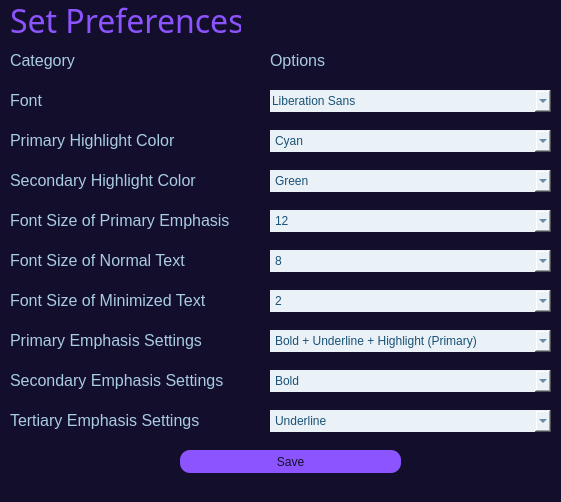
<?xml version="1.0" encoding="UTF-8"?>
<ui version="4.0">
 <class>MainWindow</class>
 <widget class="QMainWindow" name="MainWindow">
  <property name="geometry">
   <rect>
    <x>0</x>
    <y>0</y>
    <width>561</width>
    <height>502</height>
   </rect>
  </property>
  <property name="windowTitle">
   <string>MainWindow</string>
  </property>
  <property name="styleSheet">
   <string notr="true">background-color: #130e2c;
border-radius: 15px;</string>
  </property>
  <widget class="QWidget" name="centralwidget">
   <widget class="QComboBox" name="primary_highlight_box">
    <property name="geometry">
     <rect>
      <x>270</x>
      <y>130</y>
      <width>281</width>
      <height>22</height>
     </rect>
    </property>
    <property name="styleSheet">
     <string notr="true">background-color: rgb(234, 242, 248);
color: rgb(26, 82, 118);
</string>
    </property>
    <item>
     <property name="text">
      <string>Cyan</string>
     </property>
    </item>
    <item>
     <property name="text">
      <string>Green</string>
     </property>
    </item>
    <item>
     <property name="text">
      <string>Magenta</string>
     </property>
    </item>
    <item>
     <property name="text">
      <string>Blue</string>
     </property>
    </item>
    <item>
     <property name="text">
      <string>Purple</string>
     </property>
    </item>
    <item>
     <property name="text">
      <string>Yellow</string>
     </property>
    </item>
   </widget>
   <widget class="QLabel" name="options_label">
    <property name="geometry">
     <rect>
      <x>270</x>
      <y>50</y>
      <width>281</width>
      <height>21</height>
     </rect>
    </property>
    <property name="styleSheet">
     <string notr="true">color: rgb(169, 204, 227);
font-size: 12pt;</string>
    </property>
    <property name="text">
     <string>Options</string>
    </property>
   </widget>
   <widget class="QLabel" name="set_preferences_label">
    <property name="geometry">
     <rect>
      <x>10</x>
      <y>0</y>
      <width>231</width>
      <height>41</height>
     </rect>
    </property>
    <property name="font">
     <font>
      <family>Segoe UI Semilight</family>
      <pointsize>24</pointsize>
      <weight>50</weight>
      <italic>false</italic>
      <bold>false</bold>
     </font>
    </property>
    <property name="styleSheet">
     <string notr="true">font: 24pt &quot;Segoe UI Semilight&quot;;
color: rgb(140, 84, 255)</string>
    </property>
    <property name="text">
     <string>Set Preferences:</string>
    </property>
   </widget>
   <widget class="QComboBox" name="primary_emphasis_box">
    <property name="geometry">
     <rect>
      <x>270</x>
      <y>330</y>
      <width>281</width>
      <height>22</height>
     </rect>
    </property>
    <property name="styleSheet">
     <string notr="true">background-color: rgb(234, 242, 248);
color: rgb(26, 82, 118);
</string>
    </property>
    <item>
     <property name="text">
      <string>Bold + Underline + Highlight (Primary)</string>
     </property>
    </item>
    <item>
     <property name="text">
      <string>Bold + Underline + Highlight (Primary) + Italicized</string>
     </property>
    </item>
    <item>
     <property name="text">
      <string>Bold + Underline + Italicized</string>
     </property>
    </item>
    <item>
     <property name="text">
      <string>Bold + Underline</string>
     </property>
    </item>
    <item>
     <property name="text">
      <string>Bold</string>
     </property>
    </item>
    <item>
     <property name="text">
      <string>Underline</string>
     </property>
    </item>
    <item>
     <property name="text">
      <string>Italicized</string>
     </property>
    </item>
   </widget>
   <widget class="QComboBox" name="font_size_cut_box">
    <property name="geometry">
     <rect>
      <x>270</x>
      <y>210</y>
      <width>281</width>
      <height>22</height>
     </rect>
    </property>
    <property name="styleSheet">
     <string notr="true">background-color: rgb(234, 242, 248);
color: rgb(26, 82, 118);
</string>
    </property>
    <item>
     <property name="text">
      <string>12</string>
     </property>
    </item>
    <item>
     <property name="text">
      <string>2</string>
     </property>
    </item>
    <item>
     <property name="text">
      <string>4</string>
     </property>
    </item>
    <item>
     <property name="text">
      <string>6</string>
     </property>
    </item>
    <item>
     <property name="text">
      <string>8</string>
     </property>
    </item>
    <item>
     <property name="text">
      <string>10</string>
     </property>
    </item>
    <item>
     <property name="text">
      <string>11</string>
     </property>
    </item>
    <item>
     <property name="text">
      <string>14</string>
     </property>
    </item>
    <item>
     <property name="text">
      <string>16</string>
     </property>
    </item>
   </widget>
   <widget class="QPushButton" name="save_button">
    <property name="geometry">
     <rect>
      <x>180</x>
      <y>450</y>
      <width>221</width>
      <height>23</height>
     </rect>
    </property>
    <property name="styleSheet">
     <string notr="true">background-color: rgb(140, 84, 255);
color: #130e2c;
border-radius:10px;

</string>
    </property>
    <property name="text">
     <string>Save</string>
    </property>
   </widget>
   <widget class="QLabel" name="category_label">
    <property name="geometry">
     <rect>
      <x>10</x>
      <y>50</y>
      <width>241</width>
      <height>21</height>
     </rect>
    </property>
    <property name="styleSheet">
     <string notr="true">color: rgb(169, 204, 227);
font-size: 12pt;</string>
    </property>
    <property name="text">
     <string>Category</string>
    </property>
   </widget>
   <widget class="QLabel" name="font_label">
    <property name="geometry">
     <rect>
      <x>10</x>
      <y>90</y>
      <width>241</width>
      <height>21</height>
     </rect>
    </property>
    <property name="styleSheet">
     <string notr="true">color: rgb(169, 204, 227);
font-size: 12pt;</string>
    </property>
    <property name="text">
     <string>Font</string>
    </property>
   </widget>
   <widget class="QLabel" name="primary_highlight_label">
    <property name="geometry">
     <rect>
      <x>10</x>
      <y>130</y>
      <width>241</width>
      <height>21</height>
     </rect>
    </property>
    <property name="styleSheet">
     <string notr="true">color: rgb(169, 204, 227);
font-size: 12pt;</string>
    </property>
    <property name="text">
     <string>Primary Highlight Color</string>
    </property>
   </widget>
   <widget class="QLabel" name="font_size_cut_label">
    <property name="geometry">
     <rect>
      <x>10</x>
      <y>210</y>
      <width>241</width>
      <height>21</height>
     </rect>
    </property>
    <property name="styleSheet">
     <string notr="true">color: rgb(169, 204, 227);
font-size: 12pt;</string>
    </property>
    <property name="text">
     <string>Font Size of Primary Emphasis</string>
    </property>
   </widget>
   <widget class="QLabel" name="font_size_normal_label">
    <property name="geometry">
     <rect>
      <x>10</x>
      <y>250</y>
      <width>241</width>
      <height>21</height>
     </rect>
    </property>
    <property name="styleSheet">
     <string notr="true">color: rgb(169, 204, 227);
font-size: 12pt;</string>
    </property>
    <property name="text">
     <string>Font Size of Normal Text</string>
    </property>
   </widget>
   <widget class="QLabel" name="font_size_min_label">
    <property name="geometry">
     <rect>
      <x>10</x>
      <y>290</y>
      <width>241</width>
      <height>21</height>
     </rect>
    </property>
    <property name="styleSheet">
     <string notr="true">color: rgb(169, 204, 227);
font-size: 12pt;</string>
    </property>
    <property name="text">
     <string>Font Size of Minimized Text</string>
    </property>
   </widget>
   <widget class="QLabel" name="primary_emphasis_label">
    <property name="geometry">
     <rect>
      <x>10</x>
      <y>330</y>
      <width>241</width>
      <height>21</height>
     </rect>
    </property>
    <property name="styleSheet">
     <string notr="true">color: rgb(169, 204, 227);
font-size: 12pt;</string>
    </property>
    <property name="text">
     <string>Primary Emphasis Settings</string>
    </property>
   </widget>
   <widget class="QLabel" name="secondary_emphasis_label">
    <property name="geometry">
     <rect>
      <x>10</x>
      <y>370</y>
      <width>241</width>
      <height>21</height>
     </rect>
    </property>
    <property name="styleSheet">
     <string notr="true">color: rgb(169, 204, 227);
font-size: 12pt;</string>
    </property>
    <property name="text">
     <string>Secondary Emphasis Settings</string>
    </property>
   </widget>
   <widget class="QLabel" name="tertiary_emphasis_label">
    <property name="geometry">
     <rect>
      <x>10</x>
      <y>410</y>
      <width>241</width>
      <height>21</height>
     </rect>
    </property>
    <property name="styleSheet">
     <string notr="true">color: rgb(169, 204, 227);
font-size: 12pt;</string>
    </property>
    <property name="text">
     <string>Tertiary Emphasis Settings</string>
    </property>
   </widget>
   <widget class="QLabel" name="secondary_highlight_label">
    <property name="geometry">
     <rect>
      <x>10</x>
      <y>170</y>
      <width>241</width>
      <height>21</height>
     </rect>
    </property>
    <property name="styleSheet">
     <string notr="true">color: rgb(169, 204, 227);
font-size: 12pt;</string>
    </property>
    <property name="text">
     <string>Secondary Highlight Color</string>
    </property>
   </widget>
   <widget class="QComboBox" name="secondary_highlight_box">
    <property name="geometry">
     <rect>
      <x>270</x>
      <y>170</y>
      <width>281</width>
      <height>22</height>
     </rect>
    </property>
    <property name="styleSheet">
     <string notr="true">background-color: rgb(234, 242, 248);
color: rgb(26, 82, 118);
</string>
    </property>
    <item>
     <property name="text">
      <string>Green</string>
     </property>
    </item>
    <item>
     <property name="text">
      <string>Cyan</string>
     </property>
    </item>
    <item>
     <property name="text">
      <string>Magenta</string>
     </property>
    </item>
    <item>
     <property name="text">
      <string>Blue</string>
     </property>
    </item>
    <item>
     <property name="text">
      <string>Purple</string>
     </property>
    </item>
    <item>
     <property name="text">
      <string>Yellow</string>
     </property>
    </item>
   </widget>
   <widget class="QComboBox" name="font_size_normal_box">
    <property name="geometry">
     <rect>
      <x>270</x>
      <y>250</y>
      <width>281</width>
      <height>22</height>
     </rect>
    </property>
    <property name="styleSheet">
     <string notr="true">background-color: rgb(234, 242, 248);
color: rgb(26, 82, 118);
</string>
    </property>
    <item>
     <property name="text">
      <string>8</string>
     </property>
    </item>
    <item>
     <property name="text">
      <string>2</string>
     </property>
    </item>
    <item>
     <property name="text">
      <string>4</string>
     </property>
    </item>
    <item>
     <property name="text">
      <string>6</string>
     </property>
    </item>
    <item>
     <property name="text">
      <string>10</string>
     </property>
    </item>
    <item>
     <property name="text">
      <string>11</string>
     </property>
    </item>
    <item>
     <property name="text">
      <string>12</string>
     </property>
    </item>
    <item>
     <property name="text">
      <string>14</string>
     </property>
    </item>
    <item>
     <property name="text">
      <string>16</string>
     </property>
    </item>
   </widget>
   <widget class="QComboBox" name="font_size_min_box">
    <property name="geometry">
     <rect>
      <x>270</x>
      <y>290</y>
      <width>281</width>
      <height>22</height>
     </rect>
    </property>
    <property name="styleSheet">
     <string notr="true">background-color: rgb(234, 242, 248);
color: rgb(26, 82, 118);
</string>
    </property>
    <item>
     <property name="text">
      <string>2</string>
     </property>
    </item>
    <item>
     <property name="text">
      <string>4</string>
     </property>
    </item>
    <item>
     <property name="text">
      <string>6</string>
     </property>
    </item>
    <item>
     <property name="text">
      <string>8</string>
     </property>
    </item>
    <item>
     <property name="text">
      <string>10</string>
     </property>
    </item>
    <item>
     <property name="text">
      <string>11</string>
     </property>
    </item>
    <item>
     <property name="text">
      <string>12</string>
     </property>
    </item>
    <item>
     <property name="text">
      <string>14</string>
     </property>
    </item>
    <item>
     <property name="text">
      <string>16</string>
     </property>
    </item>
   </widget>
   <widget class="QComboBox" name="secondary_emphasis_box">
    <property name="geometry">
     <rect>
      <x>270</x>
      <y>370</y>
      <width>281</width>
      <height>22</height>
     </rect>
    </property>
    <property name="styleSheet">
     <string notr="true">background-color: rgb(234, 242, 248);
color: rgb(26, 82, 118);
</string>
    </property>
    <item>
     <property name="text">
      <string>Bold</string>
     </property>
    </item>
    <item>
     <property name="text">
      <string>Underline</string>
     </property>
    </item>
    <item>
     <property name="text">
      <string>Italicized</string>
     </property>
    </item>
    <item>
     <property name="text">
      <string>Bold + Underline</string>
     </property>
    </item>
    <item>
     <property name="text">
      <string>Bold + Underline + Italicized</string>
     </property>
    </item>
    <item>
     <property name="text">
      <string>Bold + Underline + Highlight (Secondary)</string>
     </property>
    </item>
    <item>
     <property name="text">
      <string>Bold + Underline + Highlight (Secondary) + Italicized</string>
     </property>
    </item>
   </widget>
   <widget class="QComboBox" name="tertiary_emphasis_box">
    <property name="geometry">
     <rect>
      <x>270</x>
      <y>410</y>
      <width>281</width>
      <height>22</height>
     </rect>
    </property>
    <property name="styleSheet">
     <string notr="true">background-color: rgb(234, 242, 248);
color: rgb(26, 82, 118);
</string>
    </property>
    <item>
     <property name="text">
      <string>Underline</string>
     </property>
    </item>
    <item>
     <property name="text">
      <string>Bold</string>
     </property>
    </item>
    <item>
     <property name="text">
      <string>Italicized</string>
     </property>
    </item>
    <item>
     <property name="text">
      <string>Bold + Underline</string>
     </property>
    </item>
    <item>
     <property name="text">
      <string>Bold + Underline + Italicized</string>
     </property>
    </item>
    <item>
     <property name="text">
      <string>Bold + Underline + Highlight (Secondary)</string>
     </property>
    </item>
    <item>
     <property name="text">
      <string>Bold + Underline + Highlight (Secondary) + Italicized</string>
     </property>
    </item>
   </widget>
   <widget class="QFontComboBox" name="fontComboBox">
    <property name="geometry">
     <rect>
      <x>270</x>
      <y>90</y>
      <width>281</width>
      <height>22</height>
     </rect>
    </property>
    <property name="styleSheet">
     <string notr="true">background-color: rgb(234, 242, 248);
color: rgb(26, 82, 118);
</string>
    </property>
   </widget>
  </widget>
  <widget class="QStatusBar" name="statusbar"/>
 </widget>
 <resources/>
 <connections/>
</ui>
